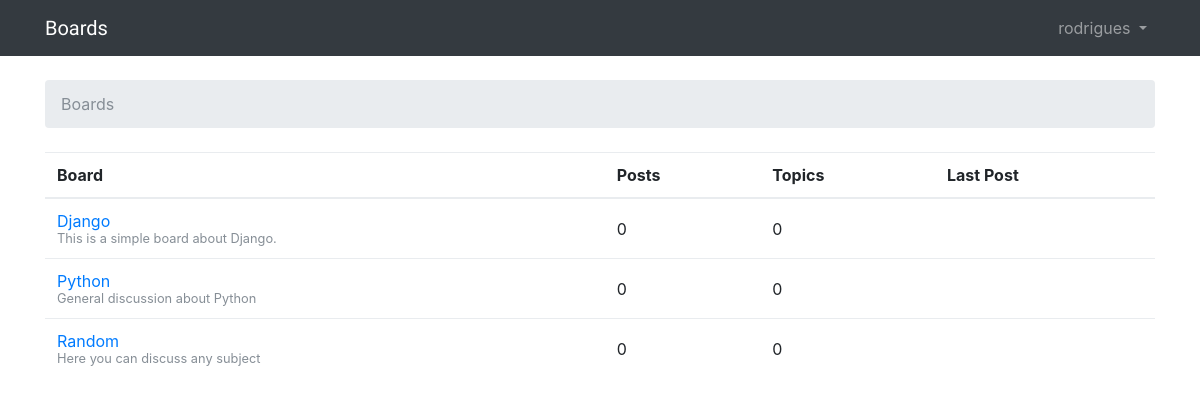
Screenshot of / (signed in) with the database file from the repository.
### boards/models.py (models this page shows, shortened)
class Board(models.Model):
    name = models.CharField(max_length=30, unique=True)
    description = models.CharField(max_length=100)

### boards/views.py (the view)
# urls.py: url(r'^$', boards_views.home, name='home'),
def home(request):
    boards = Board.objects.all()
    return render(request, 'home.html', {'boards': boards})

### templates/home.html
{% extends 'base.html' %}
{% block breadcrumb %}
  <li class="breadcrumb-item active">Boards</li>
{% endblock %}
{% block content %}
<table class="table">
  <thead class="thead">
    <tr>
      <th>Board</th>
      <th>Posts</th>
      <th>Topics</th>
      <th>Last Post</th>
    </tr>
  </thead>
  <tbody>
    {% for board in boards %}
      <tr>
        <td>
          <a href="{% url 'board_topics' board.pk %}">{{board.name}}</a>
          <small class="text-muted d-block">{{ board.description }}</small>
        </td>
        <td class="align-middle">0</td>
        <td class="align-middle">0</td>
        <td></td>
      </tr>
    {% endfor %}
  </tbody>
</table>
{% endblock %}

### templates/base.html (shortened to what this page needs)
{% load static %}
<html>
    <head>
        <link rel="stylesheet" href="{% static 'css/bootstrap.min.css' %}">
        <link rel="stylesheet" href="{% static 'css/app.css' %}">
    </head>
    <body>
        {% block body %}
        <nav class="navbar navbar-expand-sm navbar-dark bg-dark">
            <div class="container">
              <a class="navbar-brand" href="{% url 'home' %}">Boards</a>
              <div class="collapse navbar-collapse" id="mainMenu">
                {% if user.is_authenticated %}
                  <ul class="navbar-nav ml-auto">
                    <li class="nav-item dropdown">
                      <a class="nav-link dropdown-toggle" href="#" id="userMenu" data-toggle="dropdown" aria-haspopup="true" aria-expanded="false">
                        {{ user.username }}
                      </a>
                    </li>
                  </ul>
                {% else %}
                  <form class="form-inline ml-auto" style="margin-bottom: 0px;">
                    <a href="{% url 'login' %}" class="btn btn-outline-secondary">Login</a>
                    <a href="{% url 'signup' %}" class="btn btn-outline-primary ml-2">Signup</a>
                  </form>
                {% endif %}
              </div>
            </div>
          </nav>
            <div class="container">
              <ol class="breadcrumb my-4">
                {% block breadcrumb %}
                {% endblock %}
              </ol>
              {% block content %}
              {% endblock %}
            </div>
        {% endblock body %}
    </body>
</html>

### static/css/app.css (style rules this page uses)
.navbar-brand { font-family: 'Saira', sans-serif; }

### rows the page displays
Board: name "Django", description "This is a simple board about Django."
Board: name "Python", description "General discussion about Python"
Board: name "Random", description "Here you can discuss any subject"

### other values shown
{{ user.username }} "rodrigues"
